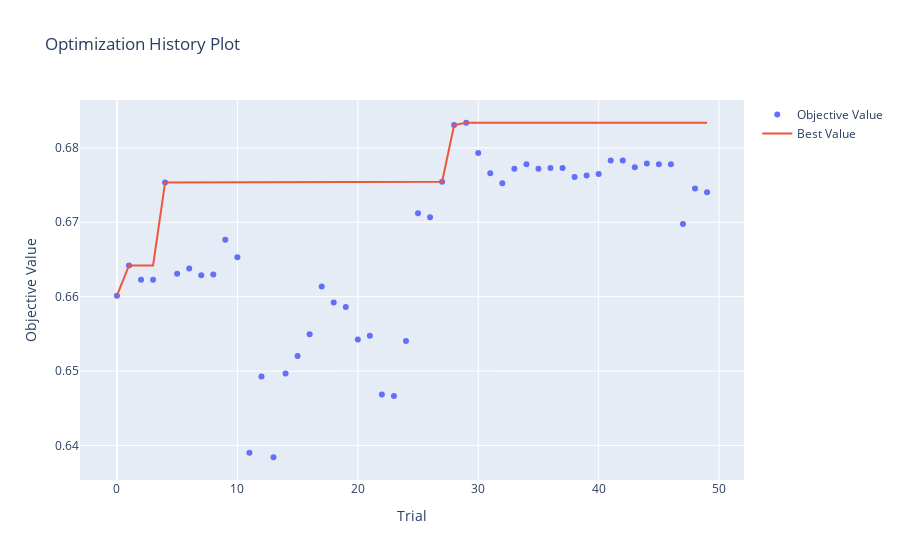
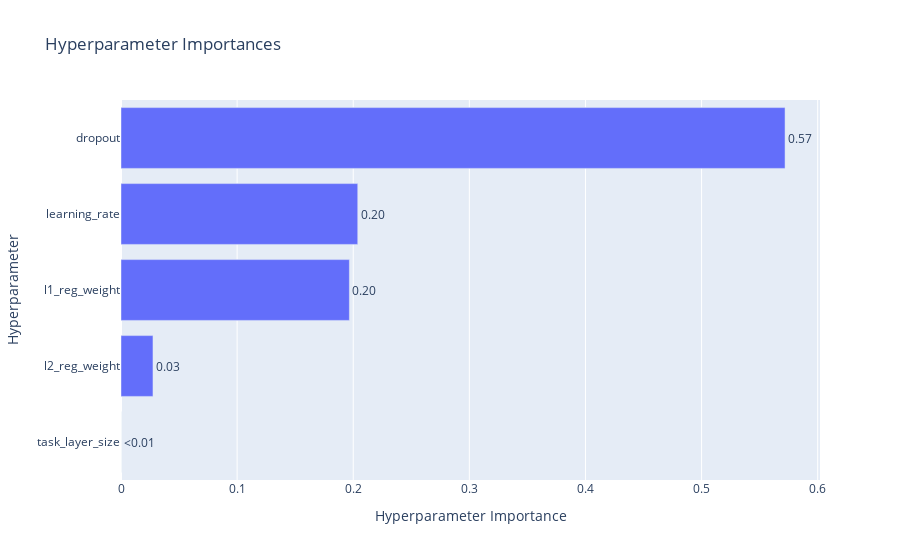

Notebook code for these charts, in order:
### Code cell
#visualize the optimization history
try:
    import optuna.visualization as vis
    vis.plot_optimization_history(study).show()
    vis.plot_param_importances(study).show()
except ImportError:
    print("Optuna visualization is not available. Install optuna[visualization] for plotting.")

### Figure 1 — Plotly figure (JSON) as saved in the notebook; plotly's stock layout.template omitted (floating-point values rounded to 4 significant figures)
{"data": [{"mode": "markers", "name": "Objective Value", "type": "scatter", "x": [0, 1, 2, 3, 4, 5, 6, 7, 8, 9, 10, 11, 12, 13, 14, 15, 16, 17, 18, 19, 20, 21, 22, 23, 24, 25, 26, 27, 28, 29, 30, 31, 32, 33, 34, 35, 36, 37, 38, 39, 40, 41, 42, 43, 44, 45, 46, 47, 48, 49], "y": [0.6601, 0.6642, 0.6623, 0.6623, 0.6754, 0.6631, 0.6638, 0.6629, 0.663, 0.6676, 0.6653, 0.639, 0.6493, 0.6384, 0.6497, 0.652, 0.655, 0.6614, 0.6592, 0.6586, 0.6542, 0.6548, 0.6468, 0.6466, 0.654, 0.6712, 0.6707, 0.6755, 0.6831, 0.6834, 0.6793, 0.6766, 0.6753, 0.6772, 0.6778, 0.6772, 0.6773, 0.6773, 0.6761, 0.6763, 0.6765, 0.6783, 0.6783, 0.6774, 0.6779, 0.6778, 0.6778, 0.6698, 0.6746, 0.674]}, {"mode": "lines", "name": "Best Value", "type": "scatter", "x": [0, 1, 2, 3, 4, 5, 6, 7, 8, 9, 10, 11, 12, 13, 14, 15, 16, 17, 18, 19, 20, 21, 22, 23, 24, 25, 26, 27, 28, 29, 30, 31, 32, 33, 34, 35, 36, 37, 38, 39, 40, 41, 42, 43, 44, 45, 46, 47, 48, 49], "y": [0.6601, 0.6642, 0.6642, 0.6642, 0.6754, 0.6754, 0.6754, 0.6754, 0.6754, 0.6754, 0.6754, 0.6754, 0.6754, 0.6754, 0.6754, 0.6754, 0.6754, 0.6754, 0.6754, 0.6754, 0.6754, 0.6754, 0.6754, 0.6754, 0.6754, 0.6754, 0.6754, 0.6755, 0.6831, 0.6834, 0.6834, 0.6834, 0.6834, 0.6834, 0.6834, 0.6834, 0.6834, 0.6834, 0.6834, 0.6834, 0.6834, 0.6834, 0.6834, 0.6834, 0.6834, 0.6834, 0.6834, 0.6834, 0.6834, 0.6834]}, {"marker": {"color": "#cccccc"}, "mode": "markers", "name": "Infeasible Trial", "showlegend": false, "type": "scatter", "x": [], "y": []}], "layout": {"title": {"text": "Optimization History Plot"}, "xaxis": {"title": {"text": "Trial"}}, "yaxis": {"title": {"text": "Objective Value"}}}}

### Figure 2 — Plotly figure (JSON) as saved in the notebook; plotly's stock layout.template omitted (floating-point values rounded to 4 significant figures)
{"data": [{"cliponaxis": false, "hovertemplate": ["task_layer_size (IntDistribution): 0.0<extra></extra>", "l2_reg_weight (FloatDistribution): 0.02754261986301706<extra></extra>", "l1_reg_weight (FloatDistribution): 0.19667930140736947<extra></extra>", "learning_rate (FloatDistribution): 0.20389311409338484<extra></extra>", "dropout (FloatDistribution): 0.5718849646362287<extra></extra>"], "name": "Objective Value", "orientation": "h", "text": ["<0.01", "0.03", "0.20", "0.20", "0.57"], "textposition": "outside", "type": "bar", "x": [0, 0.02754, 0.1967, 0.2039, 0.5719], "y": ["task_layer_size", "l2_reg_weight", "l1_reg_weight", "learning_rate", "dropout"]}], "layout": {"title": {"text": "Hyperparameter Importances"}, "xaxis": {"title": {"text": "Hyperparameter Importance"}}, "yaxis": {"title": {"text": "Hyperparameter"}}}}
